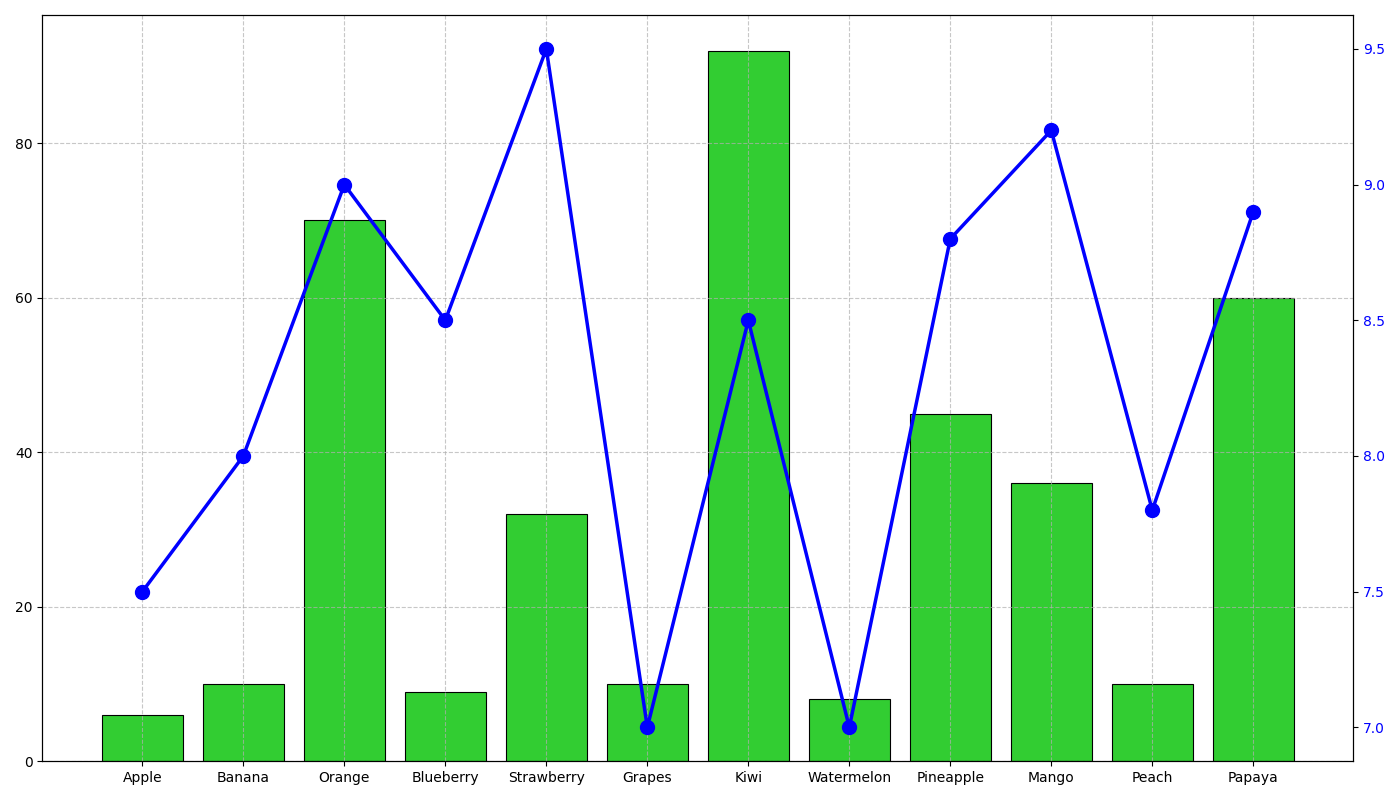

Python code for this plot:
import matplotlib.pyplot as plt

# Data
fruits = ["Apple", "Banana", "Orange", "Blueberry", "Strawberry", "Grapes", "Kiwi", "Watermelon",
          "Pineapple", "Mango", "Peach", "Papaya"]
vitamin_content = [6, 10, 70, 9, 32, 10, 92, 8, 45, 36, 10, 60]  # Vitamin C content (in mg per 100g)
avg_rating = [7.5, 8.0, 9.0, 8.5, 9.5, 7.0, 8.5, 7.0, 8.8, 9.2, 7.8, 8.9]  # Average rating (out of 10)

fig, ax1 = plt.subplots(figsize=(14, 8))

# Plotting the bars for vitamin content
bars = ax1.bar(fruits, vitamin_content, color="limegreen", edgecolor='black', linewidth=0.8)

ax1.grid(True, linestyle='--', alpha=0.7)

# Plotting the line chart for average ratings
ax2 = ax1.twinx()
ax2.plot(fruits, avg_rating, color="blue", marker='o', linestyle='-', linewidth=2.5, markersize=10)

ax2.tick_params(axis='y', labelcolor='blue')

# Adjust layout
plt.tight_layout()

# Display the plot
plt.show()
